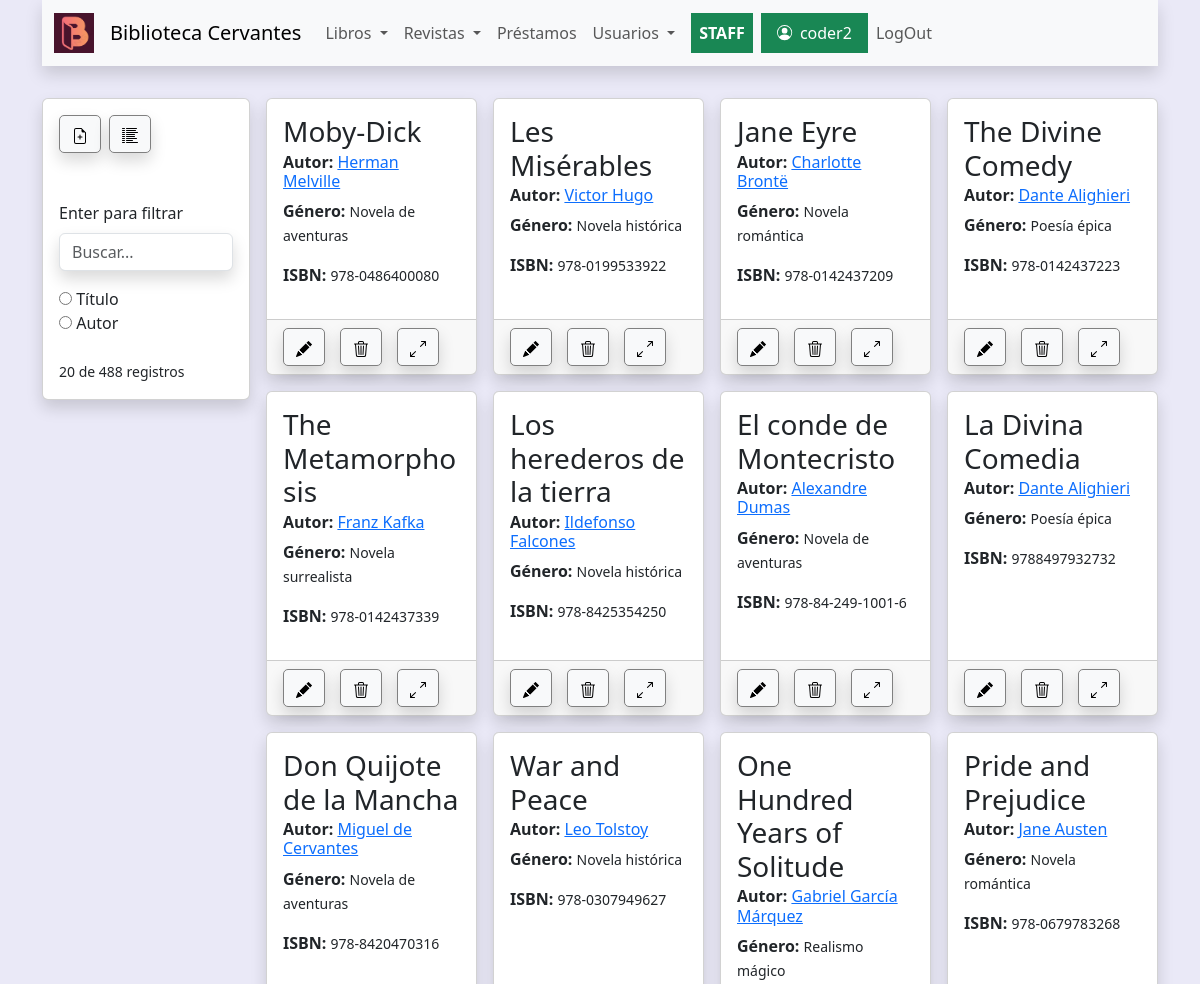
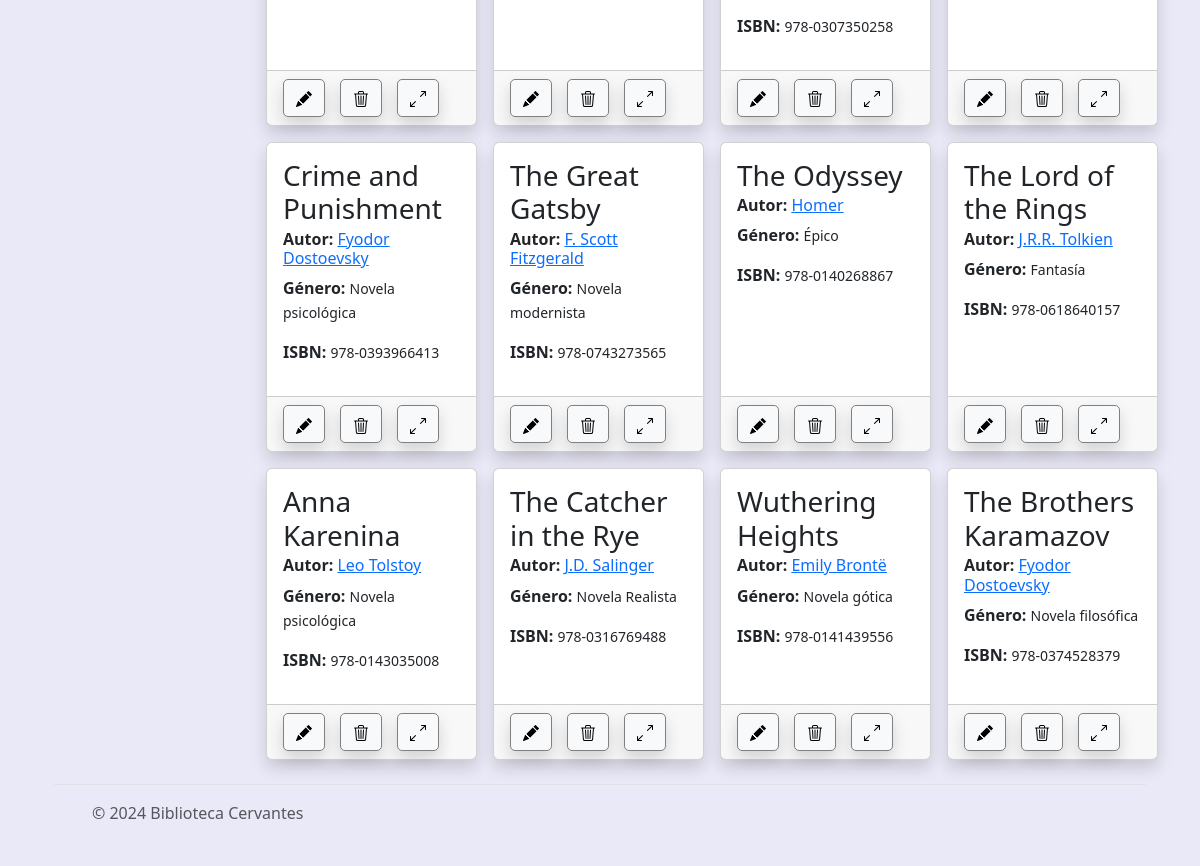
/libros/libros (signed in), run on the app's committed database (2 pictures, top to bottom).
### libros/models.py (models this page shows, shortened)
class Libro(models.Model):
    titulo=models.CharField(max_length=150)
    autor=models.ForeignKey(Autor, on_delete=models.SET_NULL, null=True, blank=True)
    editorial=models.CharField(null=True, blank=True, max_length=150)
    genero=models.ForeignKey(Genero, on_delete=models.SET_NULL, null=True, blank=True)
    isbn=models.CharField(null=True, blank=True, max_length=50)
    anio=models.IntegerField(default=0, blank=True,null=True)
    idioma=models.CharField(max_length=150, null=True, blank=True)
    modificacion=models.DateTimeField(null=True, blank=True, default=timezone.now, editable=False, verbose_name="fecha de modificacion")
    paginas=models.IntegerField(default=0)
    nota=models.TextField(null=True, blank=True)
    stock=models.IntegerField(default=0)
    existencia=models.IntegerField(default=0)
    class Meta:
        ordering = ("-modificacion",)

class Autor(models.Model):
    nombre=models.CharField(max_length=200)
    nacionalidad=models.CharField(max_length=200, default='', null=True, blank=True)
    url=models.CharField(max_length=250,default='', null=True, blank=True)
    def __str__(self):
        return self.nombre

class Genero(models.Model):
    nombre=models.CharField(max_length=150)
    url=models.CharField(max_length=250, default='', null=True, blank=True)
    def __str__(self) -> str:
        return self.nombre

### libros/views.py (the view)
# urls.py: path('libros',views.listarlibros,name='listarlibros'),
@login_required
def listarlibros(request):
    consulta = request.GET.get("consulta", None)
    titulo=request.GET.get("titulo", None)
    autor=request.GET.get("autor", None)
    print(consulta, titulo, autor)
    if consulta:
        if titulo:
            query = models.Libro.objects.filter(titulo__icontains=consulta)
        else:
            query = models.Libro.objects.filter(autor__nombre__icontains=consulta)
    else:
        query=models.Libro.objects.all().select_related('autor')[:20]
    context={'libros': query, 'seleccion': query.count(), 'total':models.Libro.objects.all().count()} #, 'autor': autor
    return render(request, 'libros/listarlibros.html', context)

### libros/templates/libros/listarlibros.html (shortened to what this page needs)
{% extends 'core/base.html' %}
{% block content %}
<div class="tools_libros card shadow" >
    <div class="libros_toolbar_botones" >
        {% if user.is_staff %}
            <div class="">
                <a class="btn btn-light shadow boton_toolbar" href='{% url 'libros:crearlibro' %}'>
                </a>
            </div>
        {% endif %}
            <div class="">
                <button value="card" id="lista_card" class="btn btn-light shadow boton_toolbar" onclick="cambia_lista_card()">
                </button>
            </div>
        </div>
    <br>
    <div class="py-lg-4">
        <form action="{% url 'libros:listarlibros' %}" method="get">
            <label class="form-label">Enter para filtrar</label>
            <input class="form-control shadow" type="text" name="consulta" placeholder="Buscar...">
            <div class="switches" style="margin-top: 1rem;">
                <input type="radio" id="titulo" name="titulo" value="titulo" >
                <label for="titulo">Título</label><br>
                <input type="radio" id="autor" name="autor" value="autor">
                <label for="autor">Autor</label><br>
            </div>
        </form>
    </div>
    <span><small>{{seleccion}} de {{total}} registros</small></span>
</div>
<div class="contenedor_libros" >
    <div class="contenedor_card_libros" id="contenedor_card_libros" >
        {% for libro in libros  %}
            <div class="card shadow card_libro " id="card{{libro.id}}" >
                <div class="card-body">
                    <h3 class="card-title libro">{{libro.titulo}}</h5>
                    <h6 class="card-subtitle mb-2 libro"><strong>Autor:</strong> <a href={{libro.autor.url}}>{{libro.autor}}</a>  </h6>
                    <p class="card-text libro"><strong>Género:</strong> <small>{{libro.genero}}</small></p>
                    <p class="libro"><strong>ISBN:</strong> <small>{{libro.isbn}}</small></p>
                </div>
                <div class="card-footer" style="display: flex;gap: 15px;" class="py-3 ">
                    {% if user.is_staff %}
                    <div class="">
                        <a class="btn btn-light shadow boton_toolbar" href='{% url 'libros:editarlibro' libro.id %}' >
                        </a>
                    </div>
                    <div class="">
                        <a class="btn btn-light shadow boton_toolbar" href='{% url 'libros:eliminarlibro' libro.id %}'>
                        </a>
                    </div>
                    {% endif %}
                    <div class="">
                        <button class="btn btn-light shadow boton_toolbar" onclick="expand_card('card{{libro.id}}')">
                        </button>
                    </div>
                </div>
            </div>
        {% endfor %}
    </div>
</div>
{% endblock content %}

### core/templates/core/components/navbar.html (shortened to what this page needs)
{% load static %}
<nav class="navbar shadow navbar-expand-lg bg-body-tertiary navfija" >
    <div class="container-fluid">
        <a class="navbar-brand" href="{% url 'core:home' %}">
            <img src= "{% static 'core/img/logo_color.png' %}" alt="BC" width="40" height="40">
        </a>
        <a class="navbar-brand" href="{% url 'core:home' %}">Biblioteca Cervantes</a>
      <div class="collapse navbar-collapse" id="navbarNavDropdown">
        <ul class="navbar-nav">
          {% if user.is_authenticated %}
          <li class="nav-item dropdown">
            <a class="nav-link dropdown-toggle" href="#" role="button" data-bs-toggle="dropdown" aria-expanded="false">
              Libros
            </a>
          </li>
          <li class="nav-item dropdown">
            <a class="nav-link dropdown-toggle" href="#" role="button" data-bs-toggle="dropdown" aria-expanded="false">
              Revistas
            </a>
          </li>
          {% if user.is_staff %}
          <li class="nav-item">
            <a class="nav-link" href="{% url 'prestamos:listarprestamos' %}">Préstamos</a>
          </li>
          <li class="nav-item dropdown">
            <a class="nav-link dropdown-toggle " href="#" role="button" data-bs-toggle="dropdown" aria-expanded="false">
              Usuarios
            </a>
          </li>
            <strong class="px-2">
              <span class="nav-link text-bg-success "> STAFF </span>
            </strong>
          {% endif %}
          <li class="nav-item">
            <span class="">
              <strong class="nav-link text-bg-success px-3">
                {{ user.username }}
              </strong>
            </span>
          </li>
          <li class="nav-item">
            <form action="{% url 'core:logout' %}" method="post">
              <input type="submit" class="nav-link" value="LogOut">
            </form>
          </li>
          {% endif %}
        </ul>
      </div>
    </div>
  </nav>

### core/static/core/css/styles.css (style rules this page uses)
.navfija { top: 0; position: sticky; z-index: 1000; }
.contenedor_libros { width: 100%; margin: 0; padding: 0; }
.tools_libros { width: 13rem; position: fixed; padding: 1rem; }
.libros_toolbar_botones { margin: 0; padding: 0; display: flex; gap: .5rem; }
.boton_toolbar { border: 1px solid grey; border-radius: 5px; }
.contenedor_card_libros { display: grid; margin-left: 14rem; grid-template-columns: repeat(auto-fit, minmax(200px, 1fr)); grid-gap: 1rem; }
.card_libro { transition: all 1s; }

### data on the page
Libro: titulo "Moby-Dick", autor "Herman Melville", genero "Novela de aventuras", isbn "978-0486400080"
Libro: titulo "Les Misérables", autor "Victor Hugo", genero "Novela histórica", isbn "978-0199533922"
Libro: titulo "Jane Eyre", autor "Charlotte Brontë", genero "Novela romántica", isbn "978-0142437209"
Libro: titulo "The Divine Comedy", autor "Dante Alighieri", genero "Poesía épica", isbn "978-0142437223"
Libro: titulo "The Metamorphosis", autor "Franz Kafka", genero "Novela surrealista", isbn "978-0142437339"
Libro: titulo "Los herederos de la tierra", autor "Ildefonso Falcones", genero "Novela histórica", isbn "978-8425354250"
Libro: titulo "El conde de Montecristo", autor "Alexandre Dumas", genero "Novela de aventuras", isbn "978-84-249-1001-6"
Libro: titulo "La Divina Comedia", autor "Dante Alighieri", genero "Poesía épica", isbn "9788497932732"
Libro: titulo "Don Quijote de la Mancha", autor "Miguel de Cervantes", genero "Novela de aventuras", isbn "978-8420470316"
Libro: titulo "War and Peace", autor "Leo Tolstoy", genero "Novela histórica", isbn "978-0307949627"
Libro: titulo "One Hundred Years of Solitude", autor "Gabriel García Márquez", genero "Realismo mágico", isbn "978-0307350258"
Libro: titulo "Pride and Prejudice", autor "Jane Austen", genero "Novela romántica", isbn "978-0679783268"
Libro: titulo "Crime and Punishment", autor "Fyodor Dostoevsky", genero "Novela psicológica", isbn "978-0393966413"
Libro: titulo "The Great Gatsby", autor "F. Scott Fitzgerald", genero "Novela modernista", isbn "978-0743273565"
Libro: titulo "The Odyssey", autor "Homer", genero "Épico", isbn "978-0140268867"
Libro: titulo "The Lord of the Rings", autor "J.R.R. Tolkien", genero "Fantasía", isbn "978-0618640157"
Libro: titulo "Anna Karenina", autor "Leo Tolstoy", genero "Novela psicológica", isbn "978-0143035008"
Libro: titulo "The Catcher in the Rye", autor "J.D. Salinger", genero "Novela Realista", isbn "978-0316769488"
Libro: titulo "Wuthering Heights", autor "Emily Brontë", genero "Novela gótica", isbn "978-0141439556"
Libro: titulo "The Brothers Karamazov", autor "Fyodor Dostoevsky", genero "Novela filosófica", isbn "978-0374528379"

### other printed values
{{ user.username }} "coder2"
{{ seleccion }} "20"
{{ total }} "488"
